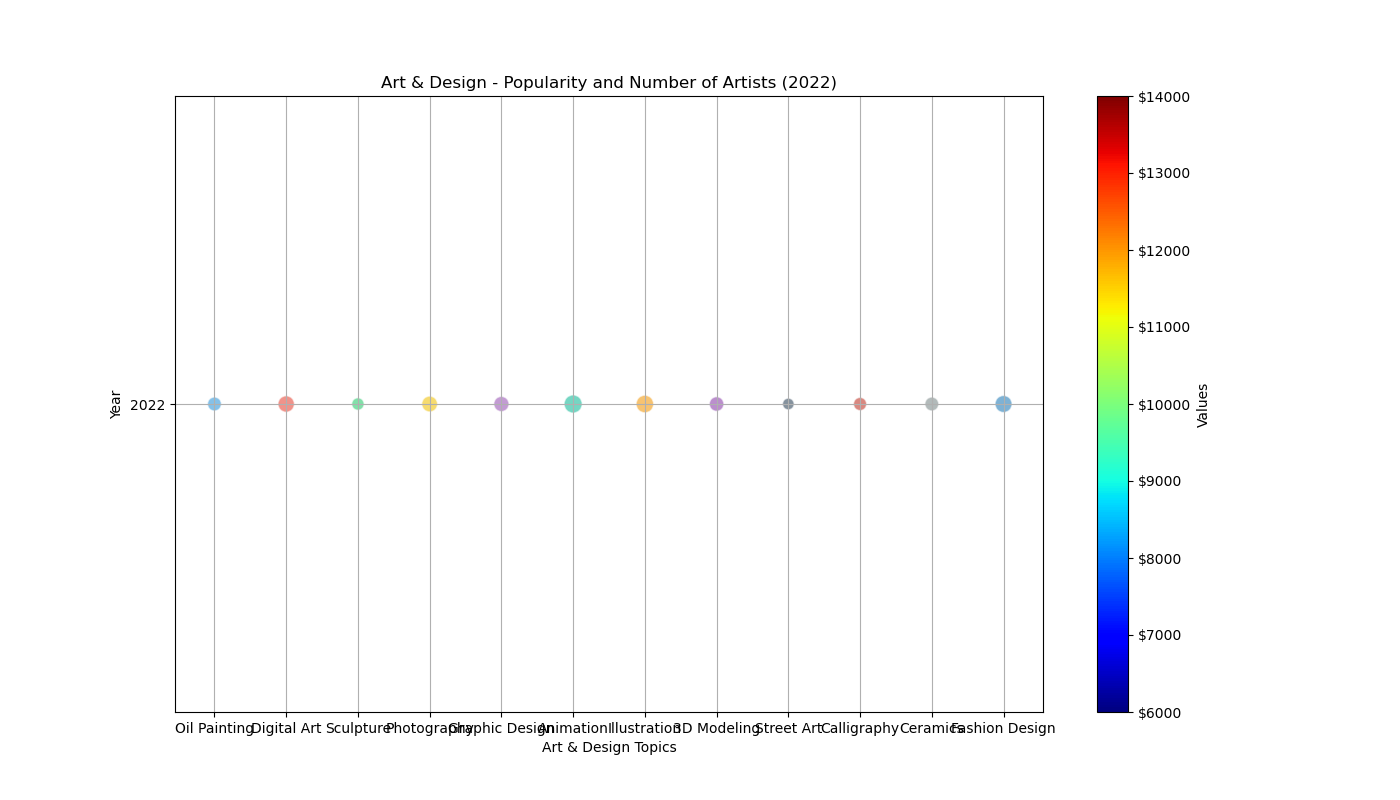

Python code for this plot:

import matplotlib.pyplot as plt

# Data
topics = ['Oil Painting', 'Digital Art', 'Sculpture', 'Photography', 'Graphic Design', 'Animation', 'Illustration', 
          '3D Modeling', 'Street Art', 'Calligraphy', 'Ceramics', 'Fashion Design']
year = [2022] * len(topics)
values = [9500, 12000, 8000, 11000, 10500, 14000, 13000, 9000, 6000, 7500, 8500, 12500]
count = [50, 70, 40, 65, 60, 85, 80, 55, 35, 45, 50, 75]

# Size is proportional to count, and color represents values
size = [x * 2 for x in count]
colors = ['#3498DB', '#E74C3C', '#2ECC71', '#F1C40F', '#9B59B6', '#1ABC9C', '#F39C12', '#8E44AD', '#34495E', '#C0392B', '#7F8C8D', '#2980B9']

# Create a figure with specific width and height
fig, ax = plt.subplots(figsize=(14, 8))

# Bubble chart
sc = ax.scatter(topics, year, s=size, c=colors, alpha=0.6, edgecolors='w')

# Customize chart
ax.set_title('Art & Design - Popularity and Number of Artists (2022)')
ax.set_xlabel('Art & Design Topics')
ax.set_ylabel('Year')
ax.set_yticks([2022])  # Only one year on the y-axis
ax.grid(True)

# Adding a color bar to indicate values
value_tick_vals = range(6000, 14500, 1000)
value_tick_labels = ['$' + str(val) for val in value_tick_vals]
sm = plt.cm.ScalarMappable(cmap=plt.cm.jet, norm=plt.Normalize(vmin=min(values), vmax=max(values)))
sm._A = []  # ScalarMappable expects an array of data values for colormap scaling; we provide a dummy
cbar = plt.colorbar(sm, ticks=value_tick_vals)
cbar.ax.set_yticklabels(value_tick_labels)
cbar.set_label('Values')

# Show plot
plt.show()
